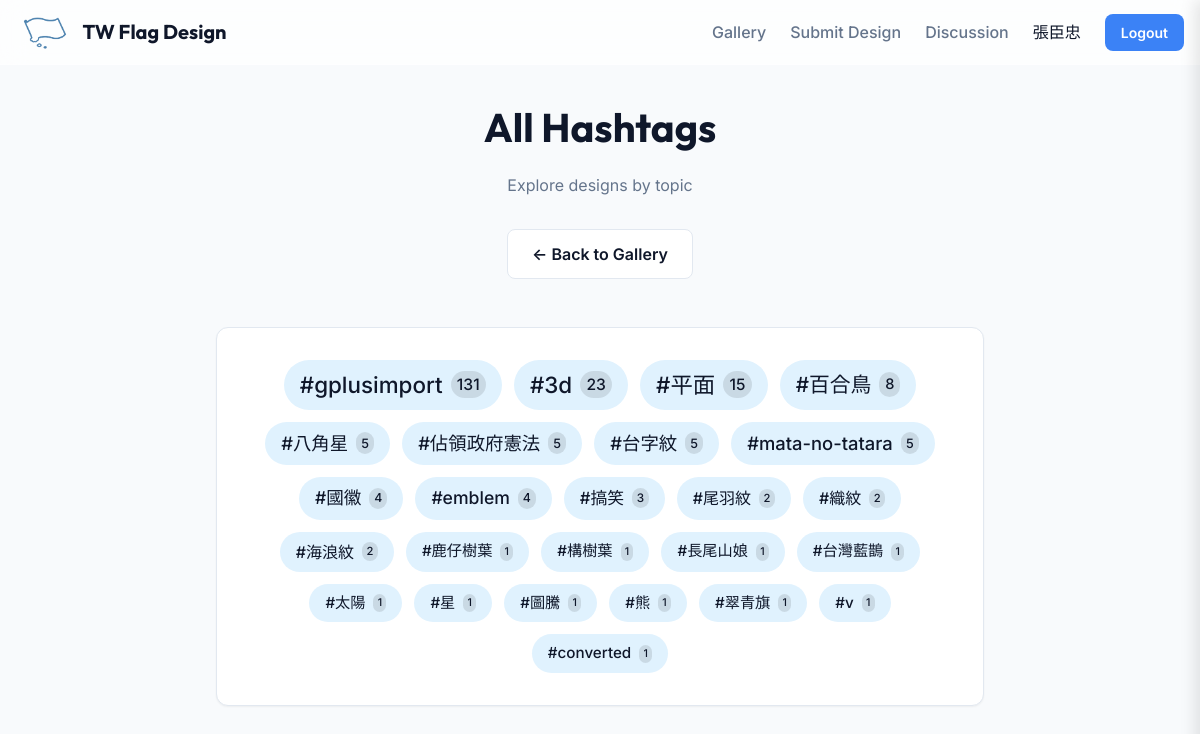
Page /hashtags (signed in) on the committed database.
### app/models.py (models this page shows, shortened)
class User(db.Model, UserMixin):
    id = db.Column(db.Integer, primary_key=True)
    google_id = db.Column(db.String(100), unique=True, nullable=True) # Nullable for local testing if needed
    name = db.Column(db.String(100), nullable=False)
    email = db.Column(db.String(120), unique=True, nullable=False)
    profile_pic = db.Column(db.String(200))
    is_admin = db.Column(db.Boolean, default=False)
    designs = db.relationship('Design', backref='author', lazy=True)
    posts = db.relationship('Post', backref='author', lazy=True)
    comments = db.relationship('Comment', backref='author', lazy=True)
    ratings = db.relationship('Rating', backref='author', lazy=True)

class Design(db.Model):
    id = db.Column(db.Integer, primary_key=True)
    public_id = db.Column(db.String(36), unique=True, nullable=True)
    title = db.Column(db.String(100), nullable=False)
    description = db.Column(db.Text, nullable=False)
    image_filename = db.Column(db.String(100), nullable=False)
    hashtags = db.Column(db.Text, nullable=True)
    created_at = db.Column(db.DateTime, nullable=False, default=datetime.utcnow)
    approved = db.Column(db.Boolean, default=False)
    user_id = db.Column(db.Integer, db.ForeignKey('user.id'), nullable=False)
    comments = db.relationship('Comment', backref='design', lazy=True)
    ratings = db.relationship('Rating', backref='design', lazy=True)

### app/main/routes.py (the view)
@bp.route('/hashtags')
def hashtags():
    all_designs = Design.query.filter_by(approved=True).all()
    tag_counts = Counter()
    for d in all_designs:
        if d.hashtags:
            tags = d.hashtags.lower().split()
            tag_counts.update(tags)
    all_tags = tag_counts.most_common()
    return render_template('hashtags.html', all_tags=all_tags)

### app/models.py (called while the page is built)
@login_manager.user_loader
def load_user(user_id):
    return User.query.get(int(user_id))

### app/templates/hashtags.html
{% extends "layout.html" %}
{% block content %}
<div class="container" style="max-width: 800px;">
    <div style="text-align: center; margin-bottom: 3rem;">
        <h1
            style="font-family: var(--font-heading); font-size: 2.5rem; margin-bottom: 1rem; color: var(--color-primary);">
            All Hashtags</h1>
        <p style="color: var(--color-text-muted); margin-bottom: 2rem;">Explore designs by topic</p>
        <div style="margin-bottom: 2rem;">
            <a href="{{ url_for('main.index') }}" class="btn"
                style="border: 1px solid var(--color-border); background: var(--color-surface);">&larr; Back to
                Gallery</a>
        </div>
    </div>
    <div class="card" style="padding: 2rem;">
        {% if all_tags %}
        <div style="display: flex; flex-wrap: wrap; gap: 0.75rem; justify-content: center;">
            {% for tag, count in all_tags %}
            <a href="{{ url_for('main.index', q=tag) }}"
                style="text-decoration: none; color: #0f172a; background: #e0f2fe; padding: 0.5rem 1rem; border-radius: 999px; font-size: {{ 0.9 + (count * 0.05) if count < 10 else 1.4 }}rem; font-weight: 500; transition: transform 0.2s, background 0.2s; display: inline-flex; align-items: center; gap: 0.5rem;">
                {{ tag }}
                <span
                    style="font-size: 0.7em; background: rgba(0,0,0,0.1); padding: 0.1em 0.4em; border-radius: 999px;">{{
                    count }}</span>
            </a>
            {% endfor %}
        </div>
        {% else %}
        <p style="text-align: center; color: var(--color-text-muted);">No hashtags found yet.</p>
        {% endif %}
    </div>
</div>
{% endblock %}

### app/templates/layout.html (shortened to what this page needs)
<!DOCTYPE html>
<html lang="en">
<head>
    <link rel="stylesheet" href="{{ url_for('static', filename='css/variables.css') }}">
    <link rel="stylesheet" href="{{ url_for('static', filename='css/base.css') }}">
</head>
<body>
    <nav class="navbar">
        <div class="container nav-container">
            <a href="{{ url_for('main.index') }}" class="nav-logo"
                style="display: flex; align-items: center; gap: 0.5rem; text-decoration: none;">
                <img src="{{ url_for('static', filename='img/logo.png') }}" alt="Logo"
                    style="height: 40px; width: auto;">
                TW Flag Design
            </a>
            <div class="nav-links">
                <a href="{{ url_for('main.index') }}" class="nav-item">Gallery</a>
                <a href="{{ url_for('main.submit') }}" class="nav-item">Submit Design</a>
                <a href="#" id="sidePanelToggle" class="nav-item">Discussion</a>
                {% if current_user.is_authenticated %}
                <span>{{ current_user.name }}</span>
                <a href="{{ url_for('auth.logout') }}" class="btn btn-primary"
                    style="padding: 0.5rem 1rem; font-size: 0.875rem;">Logout</a>
                {% else %}
                <a href="{{ url_for('auth.login') }}" class="btn btn-primary"
                    style="padding: 0.5rem 1rem; font-size: 0.875rem;">Login</a>
                {% endif %}
            </div>
        </div>
    </nav>
    <main class="container main-content">
        {% block content %}{% endblock %}
    </main>
</body>
</html>

### app/static/css/variables.css (style rules this page uses)
:root { --color-primary: #0f172a; --color-primary-light: #1e293b; --color-accent: #3b82f6; --color-accent-hover: #2563eb; --color-background: #f8fafc; --color-surface: #ffffff; --color-text-main: #0f172a; --color-text-muted: #64748b; --color-border: #e2e8f0; --color-success: #10b981; --color-error: #ef4444; --shadow-sm: 0 1px 2px 0 rgb(0 0 0 / 0.05); --shadow-md: 0 4px 6px -1px rgb(0 0 0 / 0.1), 0 2px 4px -2px rgb(0 0 0 / 0.1); --shadow-lg: 0 10px 15px -3px rgb(0 0 0 / 0.1), 0 4px 6px -4px rgb(0 0 0 / 0.1); --glass-background: rgba(255, 255, 255, 0.7); --glass-border: rgba(255, 255, 255, 0.2); --font-sans: 'Inter', system-ui, -apple-system, sans-serif; --font-heading: 'Outfit', sans-serif; --radius-sm: 0.375rem; --radius-md: 0.5rem; --radius-lg: 0.75rem; --radius-xl: 1rem; --spacing-container: 1200px; }

### app/static/css/base.css (style rules this page uses)
*, *::before, *::after { box-sizing: border-box; margin: 0; padding: 0; }
body { font-family: var(--font-sans); background-color: var(--color-background); color: var(--color-text-main); line-height: 1.5; -webkit-font-smoothing: antialiased; }
img, picture, video, canvas, svg { display: block; max-width: 100%; }
a { color: inherit; text-decoration: none; }
.container { max-width: var(--spacing-container); margin: 0 auto; padding: 0 1rem; }
.btn { display: inline-flex; align-items: center; justify-content: center; padding: 0.75rem 1.5rem; border-radius: var(--radius-md); font-weight: 600; transition: all 0.2s ease; cursor: pointer; border: none; }
.btn-primary { background-color: var(--color-accent); color: white; }
.card { background-color: var(--color-surface); border: 1px solid var(--color-border); border-radius: var(--radius-lg); box-shadow: var(--shadow-sm); overflow: hidden; transition: transform 0.2s, box-shadow 0.2s; }

### app/templates/layout.html (style rules this page uses)
.navbar { background: var(--glass-background); backdrop-filter: blur(12px); border-bottom: 1px solid var(--glass-border); position: sticky; top: 0; z-index: 100; }
.nav-container { display: flex; align-items: center; justify-content: space-between; height: 4rem; }
.nav-logo { font-family: var(--font-heading); font-weight: 700; font-size: 1.25rem; color: var(--color-primary); }
.nav-links { display: flex; gap: 1.5rem; align-items: center; }
.nav-item { font-weight: 500; color: var(--color-text-muted); transition: color 0.2s; }
.main-content { padding: 2rem 0; min-height: calc(100vh - 4rem); }

### rows in the picture
User: name "張臣忠"
Design: hashtags "#converted", approved "1"

### other values in the picture
{{ tag }} "#gplusimport" "#3d" "#平面" "#百合鳥" "#八角星" "#佔領政府憲法" "#台字紋" "#mata-no-tatara" "#國徽" "#emblem" "#搞笑" "#尾羽紋" "#織紋" "#海浪紋" "#鹿仔樹葉" "#構樹葉" "#長尾山娘" "#台灣藍鵲" "#太陽" "#星" "#圖騰" "#熊" "#翠青旗" "#v"
{{ count }} "131" "23" "15" "8" "5" "5" "5" "5" "4" "4" "3" "2" "2" "2" "1" "1" "1" "1" "1" "1" "1" "1" "1" "1"
